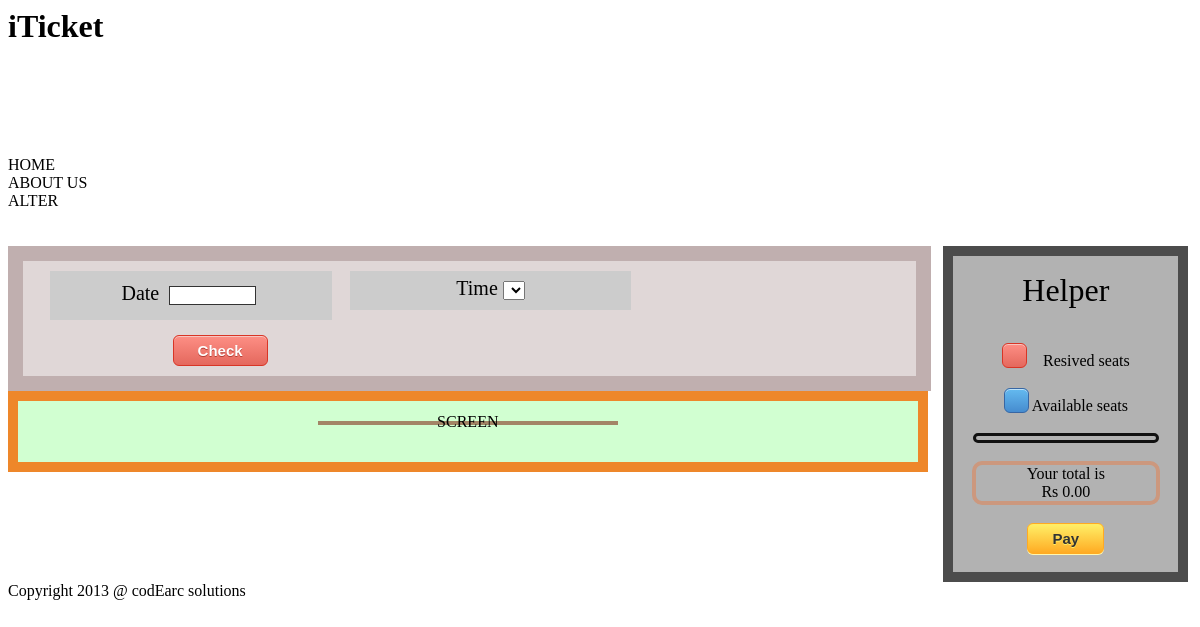
The app's page /index.php/sitemap_c, older data.
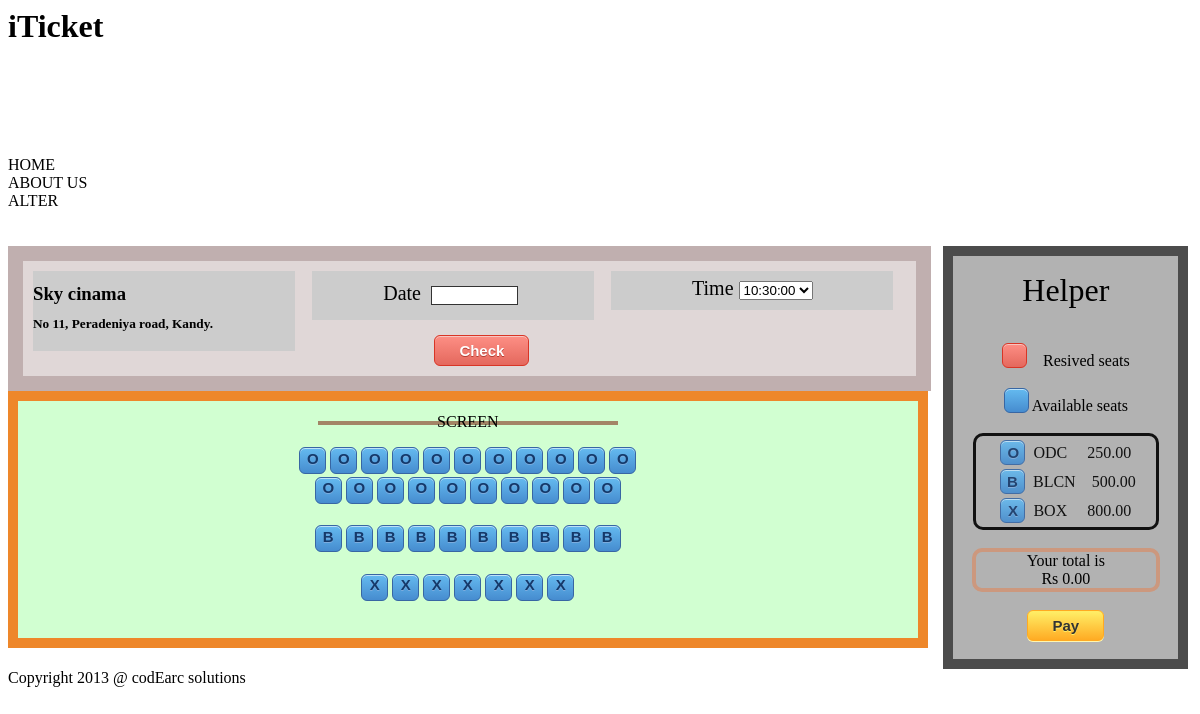
The same page, newer data.
### tables this page shows
CREATE TABLE IF NOT EXISTS `film_hall` (
  `f_hall_id` int(5) NOT NULL AUTO_INCREMENT,
  `manager_id` int(5) NOT NULL,
  `hall_name` varchar(25) NOT NULL,
  `location` varchar(100) NOT NULL,
  `film_id` int(10) NOT NULL,
  PRIMARY KEY (`f_hall_id`),
  KEY `manager_id` (`manager_id`),
  KEY `film_id` (`film_id`)
);

CREATE TABLE IF NOT EXISTS `location` (
  `l_id` int(6) NOT NULL AUTO_INCREMENT,
  `f_h_id` int(5) NOT NULL,
  `s_id` int(2) NOT NULL,
  `location` varchar(10) NOT NULL,
  PRIMARY KEY (`l_id`),
  KEY `f_h_id` (`f_h_id`,`s_id`),
  KEY `s_id` (`s_id`)
);

CREATE TABLE IF NOT EXISTS `seat_prices` (
  `id` int(5) NOT NULL AUTO_INCREMENT,
  `f_h_id` int(5) NOT NULL,
  `s_id` int(2) NOT NULL,
  `cost` varchar(6) NOT NULL,
  PRIMARY KEY (`id`),
  KEY `f_h_id` (`f_h_id`,`s_id`),
  KEY `s_id` (`s_id`)
);

### application/controllers/sitemap_c.php (called while the page is built, shortened)
<?php if ( ! defined('BASEPATH')) exit('No direct script access allowed');
   class sitemap_c extends CI_Controller {
       function index(){
       	$this->load->model("ticket_m");
		$seats['prices'] = $this->ticket_m->get_prices(1);
		$seats['locat']= $this->ticket_m->get_locations(1);
		$seats['filmhall']=$this->ticket_m->get_filmhall(1);
		$seats['showtims']=$this->ticket_m->get_showtime(1);
		$this->load->view("header");
       	$this->load->view("v_s_map",$seats);
		$this->load->view("footer");
       }
   }
?>

### index.php (called while the page is built, shortened)
<?php
require_once BASEPATH.'core/CodeIgniter.php';

### application/models/ticket_m.php (called while the page is built, shortened)
<?php
    class ticket_m extends CI_model{
		public function get_prices($film_hall_id){
			$this->db->select('s_id,cost');
			$this->db->from('seat_prices');
			$this->db->where('f_h_id',$film_hall_id);
			$qu = $this->db->get();
			if($qu->num_rows()>0){
				foreach ($qu->result() as $row) {
					$data[]=$row;
				}
				return $data;
			}
		}
		public function get_locations($film_hall_id)
		{
			$this->db->select('s_id,location');
			$this->db->from('location');
			$this->db->where('f_h_id',$film_hall_id);
			$qu = $this->db->get();
			if($qu->num_rows()>0){
				foreach ($qu->result() as $row) {
					$data[]=$row;
				}
				return $data;
			}
		}
		public function get_filmhall($film_hall_id)
		{
			$this->db->select('hall_name,location');
			$this->db->from('film_hall');
			$this->db->where('f_hall_id',$film_hall_id);
			$qu = $this->db->get();
			if($qu->num_rows()>0){
				foreach ($qu->result() as $row) {
					$data[]=$row;
				}
				return $data;
			}
		}
		public function get_showtime($film_hall_id)
		{
			$this->db->select('id,time');
			$this->db->from('show_times');
			$this->db->where('f_h_id',$film_hall_id);
			$qu = $this->db->get();
			if($qu->num_rows()>0){
				foreach ($qu->result() as $row) {
					$data[]=$row;
				}
				return $data;
			}
		}
}
?>

### application/views/v_s_map.php (the view, shortened to what this page needs)
<!DOCTYPE html>
<html>
		<br><br>
		<link rel="stylesheet" type="text/css" href="<?php echo base_url('stylsheets/book.css'); ?>"></link>
		<link rel="stylesheet" type="text/css" href="<?php echo base_url('stylsheets/notbook.css'); ?>"></link>
		<link rel="stylesheet" type="text/css" href="<?php echo base_url('stylsheets/map.css'); ?>"></link>
		<link rel="stylesheet" type="text/css" href="<?php echo base_url('stylsheets/pay_b.css'); ?>"></link>
		<link rel="stylesheet" type="text/css" href="<?php echo base_url('stylsheets/juidate.css'); ?>"></link>
		<link rel="stylesheet" type="text/css" href="<?php echo base_url('stylsheets/paydialog.css'); ?>"></link>
		<link rel="stylesheet" type="text/css" href="<?php echo base_url('stylsheets/check_button.css'); ?>"></link>
		<?php
		$row_number = 0;
		$odc_v = 0;
		$bal_v = 0;
		$box_v = 0;
		foreach ($prices as $r) {
			if ($r -> s_id == 1) {
				$odc_v = $r -> cost;
			}
			if ($r -> s_id == 2) {
				$bal_v = $r -> cost;
			}
			if ($r -> s_id == 3) {
				$box_v = $r -> cost;
			}
		}
		?>
		<?php $odc_t = 1;
			$bal_t = 2;
			$box_t = 3;
		?>
		<?php echo "<div id=\"datetime\" class = \"dt\">";
			echo "<div id=\"location\">";?>
		<?php
			foreach ($filmhall as $r) {
				echo "<h3>" . $r -> hall_name . "</h3>";
				echo "<h5>" . $r -> location . "<h5>";
			}
			?>
			</div>
			<div class="dati"> Date <input id="date" type="text" size = "8" />  </div>
			<div id="time" class="dati">  Time
			<select id ="stime" name="dropdown">
			<?php
			foreach ($showtims as $r) {
				echo "<option value=$r->id>$r->time</option>";
			}
			?>
			</select>
			</div>
			<br><br><br><br><br><br><br><br>
			<button id="cbk" class = "chkbtn">Check</button>
			</div>
			<div id="gr" class ="ground" onclick="clear_click(event,this)">
			<div class=screen>SCREEN</div>
			<br>
			<br><br><br><br><br><br>
		<?php
			$rr = 'r';
			$cc = 'c';
			if (($odc_v != 0) and sizeof($locat) > 0) {
				foreach ($locat as $r) {
					if ($r -> s_id == $odc_t) {
						$split_row_col = explode("c", $r -> location);
						if ($split_row_col[1] == 1) {
							$row_number += 1;
							echo "<br><br>";
						}
						echo "<div id=\"$odc_t$rr$row_number$cc$split_row_col[1]\" onClick=\"count(this.id)\" value=\"C\" class = \"n_book\"><br><br><br><br>O</div>";
					}
				}
				echo "<br><br><br><br><br><br><br><br>";
			}
			if (($bal_v != 0) and sizeof($locat) > 0) {
				foreach ($locat as $r) {
					if ($r -> s_id == $bal_t) {
						$split_row_col = explode("c", $r -> location);
						if ($split_row_col[1] == 1) {
							$row_number += 1;
							echo "<br><br>";
						}
						echo "<div id=\"$bal_t$rr$row_number$cc$split_row_col[1]\" onClick=\"count(this.id)\" class = \"n_book\"><br><br><br><br>B</div>";
					}
				}
				echo "<br><br><br><br><br><br><br><br>";
			}
			if (($box_v != 0) and sizeof($locat) > 0) {
				foreach ($locat as $r) {
					if ($r -> s_id == $box_t) {
						$split_row_col = explode("c", $r -> location);
						if ($split_row_col[1] == 1) {
							$row_number += 1;
							echo "<br><br>";
						}
						echo "<div id=\"$box_t$rr$row_number$cc$split_row_col[1]\" onClick=\"count(this.id)\" class = \"n_book\"><br><br><br><br>X</div>";
					}
				}
				echo "<br><br><br><br><br><br><br><br>";
			}
			?>
			</div>
			<div class = cart>
			<p><font size="6">Helper</font></p>
			<br>
			<button class = "book_b"> </button>
			<?php echo "  Resived seats";?>
			<br><br>
			<button class = "n_book"> </button>
			<?php echo "  Available seats";?>
			<br><br>
			<div id="kkk" class = "reference">
			<br>
			<?php
			if ($odc_v != 0) {
				echo "<button class = \"n_book\"\"> O </button>";
				echo " ODC &nbsp&nbsp&nbsp&nbsp" . $odc_v . ".00";
				echo "<br><br>";
			}
			if ($bal_v != 0) {
				echo "<button class = \"n_book\"\"> B </button>";
				echo " BLCN &nbsp&nbsp&nbsp" . $bal_v . ".00";
				echo "<br><br>";
			}
			if ($box_v != 0) {
				echo "<button class = \"n_book\"\"> X </button>";
				echo " BOX &nbsp&nbsp&nbsp&nbsp" . $box_v . ".00";
				echo "<br><br>";
			}
			?>
			</div>
			<br>
			<div id ="ammount" class="amm"> </div>
			<br>
			<button class = "py" id="pay"> Pay </button>
			<br><br>
			</div>
</html>

### application/views/header.php (shortened to what this page needs)
<html>
<head>
	<link href="<?php echo base_url('/stylsheets/basic.scss');?>" media="all" rel="stylesheet" type="text/css" />
</head>
<body>
<div id="header">
    <h1>iTicket</h1>
        <br><br><br><br><br>
        <div  class ="button" onclick="location.href='<?php echo base_url('/sitemap_c');?>'"> HOME</div>
        <div class ="button" onclick="location.href='<?php echo base_url('/home_controller/about');?>'">ABOUT US </div>
        <div class ="button" onclick="location.href='<?php echo base_url('/home_controller/alter');?>'"> ALTER </div>
</div>
<div id= "main">
    <table id = "structure">
 	<tr>

### application/views/footer.php (shortened to what this page needs)
 	</tr>
 </table>
</div>
<div id="footer">Copyright 2013 @ codEarc solutions</div>
</body>
</html>

### stylsheets/book.css (style rules this page uses)
.book_b { width: 25px; height: 25px; -moz-box-shadow:inset 0px 1px 0px 0px #f7c5c0; -webkit-box-shadow:inset 0px 1px 0px 0px #f7c5c0; box-shadow:inset 0px 1px 0px 0px #f7c5c0; background:-webkit-gradient(linear, left top, left bottom, color-stop(0.05, #fc8d83), color-stop(1, #e4685d)); background:-moz-linear-gradient(top, #fc8d83 5%, #e4685d 100%); background:-webkit-linear-gradient(top, #fc8d83 5%, #e4685d 100%); background:-o-linear-gradient(top, #fc8d83 5%, #e4685d 100%); background:-ms-linear-gradient(top, #fc8d83 5%, #e4685d 100%); background:linear-gradient(to bottom, #fc8d83 5%, #e4685d 100%); filter:progid:DXImageTransform.Microsoft.gradient(startColorstr='#fc8d83', endColorstr='#e4685d',GradientType=0); background-color:#fc8d83; -moz-border-radius:6px; -webkit-border-radius:6px; border-radius:6px; border:1px solid #d83526; display:inline-block; color:#ffffff; font-family:arial; font-size:15px; font-weight:bold; text-decoration:none; text-shadow:0px 1px 0px #b23e35; }

### stylsheets/notbook.css (style rules this page uses)
.n_book { width: 25px; height: 25px; -moz-box-shadow:inset 0px 1px 0px 0px #bee2f9; -webkit-box-shadow:inset 0px 1px 0px 0px #bee2f9; box-shadow:inset 0px 1px 0px 0px #bee2f9; background:-webkit-gradient(linear, left top, left bottom, color-stop(0.05, #63b8ee), color-stop(1, #468ccf)); background:-moz-linear-gradient(top, #63b8ee 5%, #468ccf 100%); background:-webkit-linear-gradient(top, #63b8ee 5%, #468ccf 100%); background:-o-linear-gradient(top, #63b8ee 5%, #468ccf 100%); background:-ms-linear-gradient(top, #63b8ee 5%, #468ccf 100%); background:linear-gradient(to bottom, #63b8ee 5%, #468ccf 100%); filter:progid:DXImageTransform.Microsoft.gradient(startColorstr='#63b8ee', endColorstr='#468ccf',GradientType=0); background-color:#63b8ee; -moz-border-radius:6px; -webkit-border-radius:6px; border-radius:6px; border:1px solid #3866a3; display:inline-block; text-align:center; color:#14396a; font-family:arial; font-size:15px; font-weight:bold; text-decoration:none; text-shadow:0px 1px 0px #7cacde; }

### stylsheets/map.css (style rules this page uses)
.ground { text-align:center; font-family:verdana; padding:20px; border:10px solid #EE872A; background-color: #D1FFD1; line-height: 15%; width: 72.6%; float:left; vertical-align:middle; }
.dt { font-family:verdana; padding:10px; border:15px solid #C0AFAF; background-color: #E0D7D7; line-height: 50%; width: 73.7%; float:left; vertical-align:middle; }
.dati { text-align:center; font-family:"Comic Sans MS"; font-size: 20px; padding:10px; background: #ccc; width: 30%; float: left; margin-left:2%; }
#location { background: #ccc; width: 30%; float:left; }
.screen { width: 300px; height: 4px; background-color: #A38566; text-align:center; margin: 0 auto; }
.cart { text-align:center; font-family:"Arial Black"; background-color: #B2B2B2; border:10px solid #4C4C4C; width: 19%; height:auto; margin-left: 79%; }
.reference { opacity:0.9; width: 80%; line-height: 25%; text-align:center; font-family:"Lucida Grande"; border: 3px solid #000000; border-radius:10px; margin: 0px auto 0px auto; }
.amm { width: 80%; font-family:"Lucida Console"; border: 4px solid #CC987E; border-radius:10px; margin: 0px auto 0px auto; }

### stylsheets/pay_b.css (style rules this page uses)
.py { -moz-box-shadow: 0px 1px 0px 0px #fff6af; -webkit-box-shadow: 0px 1px 0px 0px #fff6af; box-shadow: 0px 1px 0px 0px #fff6af; background:-webkit-gradient(linear, left top, left bottom, color-stop(0.05, #ffec64), color-stop(1, #ffab23)); background:-moz-linear-gradient(top, #ffec64 5%, #ffab23 100%); background:-webkit-linear-gradient(top, #ffec64 5%, #ffab23 100%); background:-o-linear-gradient(top, #ffec64 5%, #ffab23 100%); background:-ms-linear-gradient(top, #ffec64 5%, #ffab23 100%); background:linear-gradient(to bottom, #ffec64 5%, #ffab23 100%); filter:progid:DXImageTransform.Microsoft.gradient(startColorstr='#ffec64', endColorstr='#ffab23',GradientType=0); background-color:#ffec64; -moz-border-radius:6px; -webkit-border-radius:6px; border-radius:6px; border:1px solid #ffaa22; display:inline-block; color:#333333; font-family:arial; font-size:15px; font-weight:bold; padding:6px 24px; text-decoration:none; text-shadow:0px 1px 0px #ffee66; }

### stylsheets/paydialog.css (style rules this page uses)
input[type=text] { border:1px solid #333; display:inline-block; margin:5px; }

Row changes from the older to the newer data that the page shows:
added film_hall: hall_name "Sky cinama", location "No 11, Peradeniya road, Kandy."
added seat_prices: cost "250"
added seat_prices: cost "500"
added seat_prices: cost "800"
Text that changed along with them:
form field dropdown: (not shown) → "10:30:00"
text now shown: "O ODC .00 B BLCN .00 X BOX .00"
